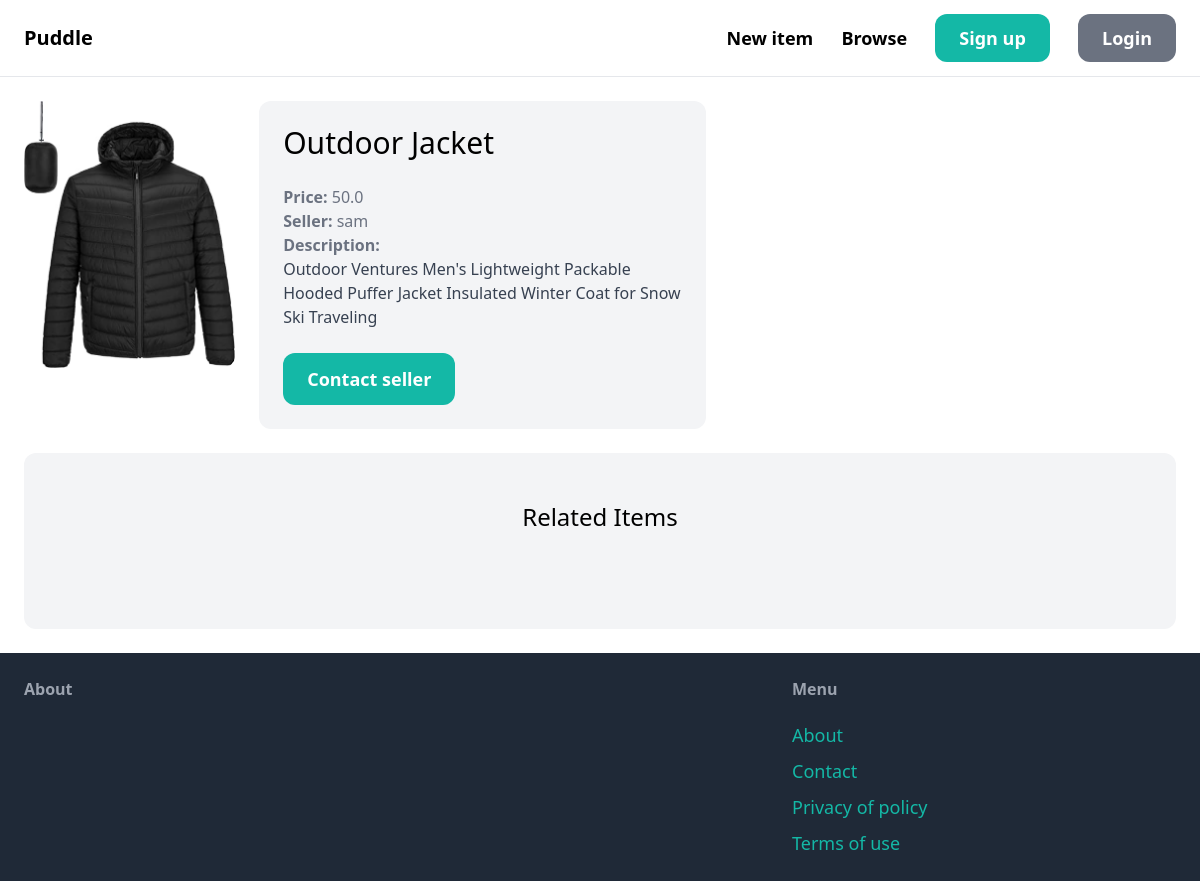
Screenshot of /items/2/ with the database file from the repository.
### item/models.py (models this page shows, shortened)
class Item(models.Model):
    category = models.ForeignKey(Category, related_name='items', on_delete=models.CASCADE)
    name = models.CharField(max_length=255)
    description = models.TextField(blank=True, null=True)
    price = models.FloatField()
    image = models.ImageField(upload_to='item_images', blank=True, null=True)
    is_sold = models.BooleanField(default=False)
    created_by = models.ForeignKey(User, related_name='items', on_delete=models.CASCADE)
    created_at = models.DateTimeField(auto_now_add=True)

### item/views.py (the view)
# urls.py: path('<int:pk>/', views.detail, name='detail'),
def detail(request, pk):
    item = get_object_or_404(Item, pk=pk)
    related_items = Item.objects.filter(category=item.category, is_sold=False).exclude(pk=pk)[0:3]
    return render(request, 'item/detail.html', {"item" : item, "related_items" : related_items})

### item/templates/item/detail.html (shortened to what this page needs)
{% extends 'marketplace_app/base.html' %}
{% block content %}
<div class="grid grid-cols-5 gap-6">
    <div class="col-span=3">
        <img src="{{ item.image.url }}" class="rounded-xl">
    </div>
    <div class="col-span-2 p-6 bg-gray-100 rounded-xl">
        <h1 class="mb-6 text-3xl">{{ item.name }}</h1>
        <p class="text-gray-500"><strong>Price: </strong>{{ item.price }}</p>
        <p class="text-gray-500"><strong>Seller: </strong>{{ item.created_by }}</p>
        {% if item.description %}
            <p class="text-gray-700">
                <strong class='text-gray-500'>Description:</strong><br>
                {{ item.description }}
            </p>
        {% endif %}
        {% if request.user == item.created_by %}
            <div class="mt-6 p-6 bg-white rounded-xl">
                <p>This is your item!</p>
                <a href="{% url 'item:edit' item.id %}" class="inline-block mt-6 px-6 p-3 text-lg font-semibold bg-green-500 text-white rounded-xl">Edit</a>
                <a href="{% url 'item:delete' item.id %}" class="inline-block mt-6 px-6 p-3 text-lg font-semibold bg-red-500 text-white rounded-xl">Delete</a>
            </div>
        {% else %}
            <a href="{% url 'conversation:new' item.id %}" class="inline-block mt-6 px-6 py-3 text-lg font-semibold bg-teal-500 text-white rounded-xl hover:bg-teal-700">Contact seller</a>
        {% endif %}
    </div>
</div>
<div class="mt-6 px-6 py-12 bg-gray-100 rounded-xl">
    <h2 class="mb-12 text-2xl text-center">Related Items</h2>
</div>
{% endblock %}

### rows the page displays
Item: image (picture), name "Outdoor Jacket", price "50.0", created_by "sam", description "Outdoor Ventures Men's Lightweight Packable Hooded Puffer Jacket Insulated Winter Coat for Snow Ski Traveling"
